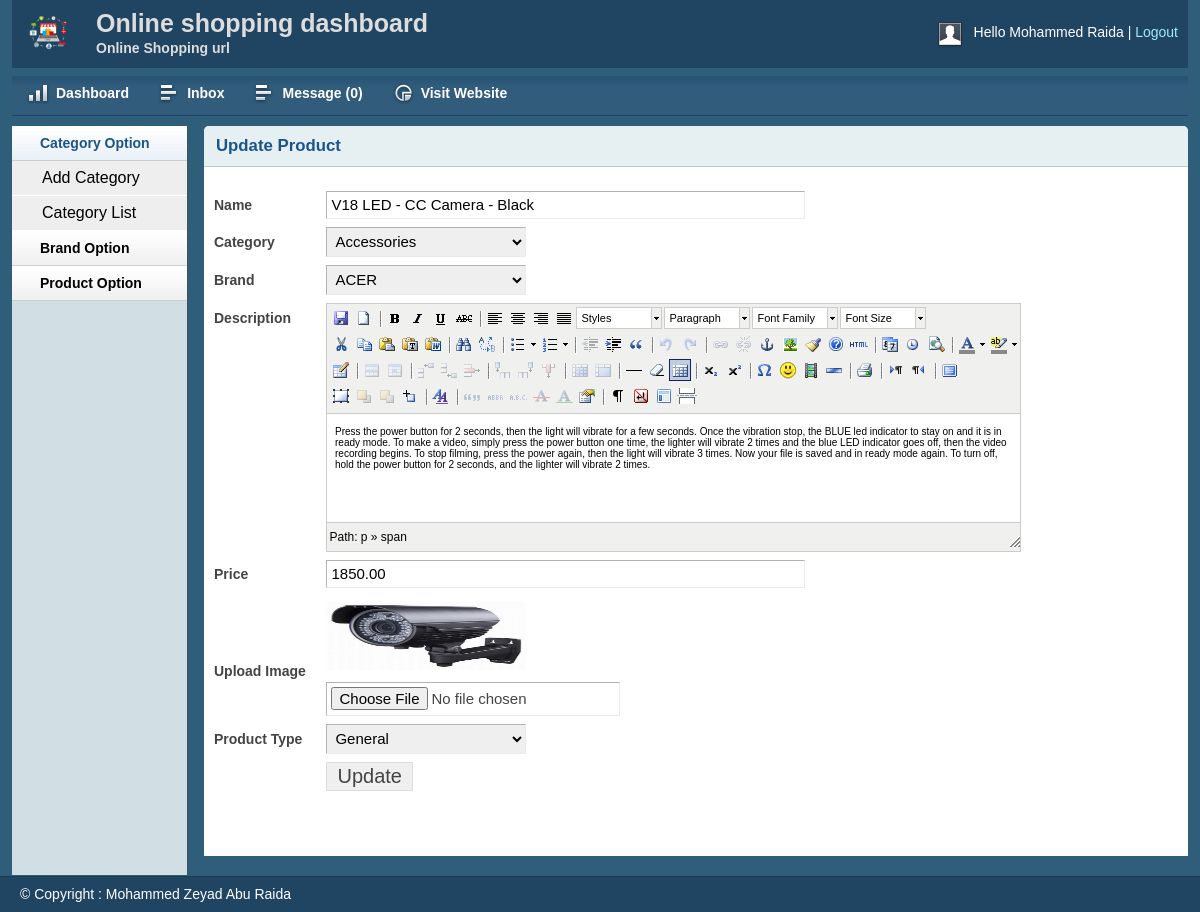
Page /admin/productedit.php?proid=6 (signed in) on the committed database.
### tables this page shows
CREATE TABLE `tbl_product` (
  `productId` int(11) NOT NULL,
  `productName` varchar(255) NOT NULL,
  `catId` int(11) NOT NULL,
  `brandId` int(11) NOT NULL,
  `body` text NOT NULL,
  `price` float(10, 2) NOT NULL,
  `image` varchar(255) NOT NULL,
  `type` tinyint(4) NOT NULL DEFAULT '0'
);

CREATE TABLE `tbl_category` (
  `catId` int(11) NOT NULL,
  `catName` varchar(255) NOT NULL
);

CREATE TABLE `tbl_brand` (
  `brandId` int(11) NOT NULL,
  `brandName` varchar(255) NOT NULL
);

### lib/Database.php (called while the page is built, shortened)
<?php
Class Database{
 public $host   = DB_HOST;
 public $user   = DB_USER;
 public $pass   = DB_PASS;
 public $dbname = DB_NAME;
 public $link;
private function connectDB(){
 $this->link = new mysqli($this->host, $this->user, $this->pass,
  $this->dbname);
 }
public function select($query){
  $result = $this->link->query($query) or
   die($this->link->error.__LINE__);
  if($result->num_rows > 0){
    return $result;
  } else {
    return false;
  }
 }
}

### classess/Product.php (called while the page is built, shortened)
<?php
$filepath = realpath(dirname(__FILE__));
include_once ($filepath.'/../lib/Database.php');
?>
<?php
class Product{
private $db;
	public function __construct()
	{
		$this->db = new Database();
	}
public function getProById($id){
	$query = "SELECT * FROM tbl_product WHERE productId = '$id'";
	$result = $this->db->select($query);
	return $result;
}
}
?>

### classess/Category.php (called while the page is built, shortened)
<?php
$filepath = realpath(dirname(__FILE__));
include_once ($filepath.'/../lib/Database.php');
?>
<?php
class Category
{
private $db;
	public function __construct()
	{
		$this->db = new Database();
	}
public function getAllCat(){
	$query = "SELECT * FROM tbl_category ORDER BY catId DESC";
	$result = $this->db->select($query);
	return $result;
}
}
?>

### classess/Brand.php (called while the page is built, shortened)
<?php
$filepath = realpath(dirname(__FILE__));
include_once ($filepath.'/../lib/Database.php');
?>
<?php
class Brand
{
private $db;
	public function __construct()
	{
		$this->db = new Database();
	}
	public function getAllBrand()
	{
	$query = "SELECT * FROM tbl_brand ORDER BY brandId DESC";
	$result = $this->db->select($query);
	return $result;
	}
	}
?>

### admin/productedit.php (the view, shortened to what this page needs)
<?php include 'inc/header.php';?>
<?php include 'inc/sidebar.php';?>
<?php include '../classess/Product.php';?>
<?php include '../classess/Category.php';?>
<?php include '../classess/Brand.php';?>
<?php
if (!isset($_GET['proid']) || $_GET['proid'] == NULL) {
   echo "<script>window.location='productlist.php';</script>";
} else {
    $id = preg_replace('/[^-a-zA-Z0-9_]/', '', $_GET['proid']);
}
$pd = new Product();
?>
<div class="grid_10">
    <div class="box round first grid">
        <h2>Update Product</h2>
        <div class="block">
        <?php
        $getPro = $pd->getProById($id);
        if ($getPro) {
           while ($value = $getPro->fetch_assoc()) {
         ?>
         <form action="" method="post" enctype="multipart/form-data">
            <table class="form">
                <tr>
                    <td>
                        <label>Name</label>
                    </td>
                    <td>
                        <input type="text" name="productName" value="<?php echo $value['productName'];?>" class="medium" />
                    </td>
                </tr>
				<tr>
                    <td>
                        <label>Category</label>
                    </td>
                    <td>
                        <select id="select" name="catId">
                            <?php
                            $cat = new Category();
                            $getCat = $cat->getAllCat();
                            if ($getCat) {
                                while ($result = $getCat->fetch_assoc()) {
                                   ?>
                            <option
                            <?php
                            if ($value['catId'] == $result['catId']) { ?>
                               selected = "selected"
                          <?php } ?>
                            value="<?php echo $result['catId'];?>"><?php echo $result['catName'];?>
                            </option>
                        <?php } } ?>
                        </select>
                    </td>
                </tr>
				<tr>
                    <td>
                        <label>Brand</label>
                    </td>
                    <td>
                        <select id="select" name="brandId">
                             <?php
                            $brand = new Brand();
                            $getBrand = $brand->getAllBrand();
                            if ($getBrand) {
                                while ($result = $getBrand->fetch_assoc()) {
                                   ?>
                             <option
                            <?php
                            if ($value['brandId'] == $result['brandId']) { ?>
                               selected = "selected"
                          <?php } ?>
                            value="<?php echo $result['brandId'];?>"><?php echo $result['brandName'];?>
                            </option>
                        <?php } } ?>
                        </select>
                    </td>
                </tr>
				 <tr>
                    <td style="vertical-align: top; padding-top: 9px;">
                        <label>Description</label>
                    </td>
                    <td>
                    </td>
                </tr>
				<tr>
                    <td>
                        <label>Price</label>
                    </td>
                    <td>
                        <input type="text" name="price" value="<?php echo $value['price'];?>" class="medium" />
                    </td>
                </tr>
                <tr>
                    <td>
                        <label>Upload Image</label>
                    </td>
                    <td>
                        <img src="<?php echo $value['image'] ;?>" height="80px" width="200px" > <br/>
                        <input type="file" name="image" />
                    </td>
                </tr>
				<tr>
                    <td>
                        <label>Product Type</label>
                    </td>
                    <td>
                        <select id="select" name="type">
                            <?php
                            if ($value['type'] == 0) { ?>
                            <option selected = "selected" value="0">Featured</option>
                            <option value="1">General</option>
                         <?php } else { ?>
                            <option selected = "selected" value="1">General</option>
                      <?php  } ?>
                        </select>
                    </td>
                </tr>
				<tr>
                    <td></td>
                    <td>
                        <input type="submit" name="submit" Value="Update" />
                    </td>
                </tr>
            </table>
            </form>
        <?php } } ?>
        </div>
    </div>
</div>
<?php include 'inc/footer.php';?>

### admin/css/text.css (style rules this page uses)
body { font: 13px/1.5 Tahoma, Helvetica, Arial, 'Liberation Sans', FreeSans, sans-serif; }
h2 { font-size: 23px; }
p, dl, hr, h1, h2, h3, h4, h5, h6, ol, ul, pre, table, address, fieldset { margin-bottom: 20px; }

### admin/css/grid.css (style rules this page uses)
.grid_1, .grid_2, .grid_3, .grid_4, .grid_5, .grid_6, .grid_7, .grid_8, .grid_9, .grid_10, .grid_11, .grid_12, .grid_13, .grid_14, .grid_15, .grid_16 { display: inline; float: left; margin-left: 1%; margin-right: 1%; }
.container_12 .grid_10 { width: 81.333%; }

### admin/css/layout.css (style rules this page uses)
body { background: #fff none repeat scroll 0 0; color: #444; font-size: 14px; padding: 0; }
h1, h2, h3, h4, h5, h6 { line-height: 1.2em; margin-bottom: 0.3em; }
h2 { margin-top: 1em; }
.box { background: #fff; margin-bottom: 20px; padding: 10px 10px 10px 10px; margin-left: -8px; }
.box.grid { padding-bottom: 40px; }
.box.round { -moz-border-radius: 5px 5px 0px 0px; -webkit-border-radius: 5px 5px 0px 0px; border-radius: 5px 5px 0px 0px; }
.box h2 { font-size: 1.2em; font-weight: bold; color: #1b548d; background: #e6f0f3; margin: -10px -10px 0 -10px; padding: 10px 12px; border-bottom: 1px solid #b3cbd6; -moz-border-radius: 5px 5px 0px 0px; -webkit-border-radius: 5px 5px 0px 0px; border-radius: 5px 5px 0px 0px; }
.box.first { min-height: 406px; }
.block { padding-top: 20px; }
table.form { width: 100%; }
table.form td { padding: 4px 0px; }
table.form label { font-weight: bold; }
table.form input, table.form select { font-size: 15px; padding: 4px 4px 5px 4px; border-top: 1px solid #b3b3b3; border-left: 1px solid #b3b3b3; border-right: 1px solid #eaeaea; border-bottom: 1px solid #eaeaea; }
table.form input[type="submit"] { border: 1px solid #ddd; color: #444; cursor: pointer; font-size: 20px; padding: 2px 10px; }
input.medium { width: 55%; }
.block { padding-bottom: 1px; }
table.form select { width: 200px; }

### admin/js/tiny-mce/themes/advanced/skins/default/content.css (style rules this page uses)
body, td, pre { color:#000; font-family:Verdana, Arial, Helvetica, sans-serif; font-size:10px; margin:8px; }
body { background:#FFF; }
h2 { font-size: 1.5em }
img { border:0; }
table, img, hr, .mceItemAnchor { cursor:default }
table td, table th { cursor:text }

### rows in the picture
tbl_product: productName "V18 LED - CC Camera - Black", catId "Accessories", brandId "ACER", price "1850.00", image (picture), type "General"

### other values in the picture
Session::get('adminName') "Mohammed Raida"
